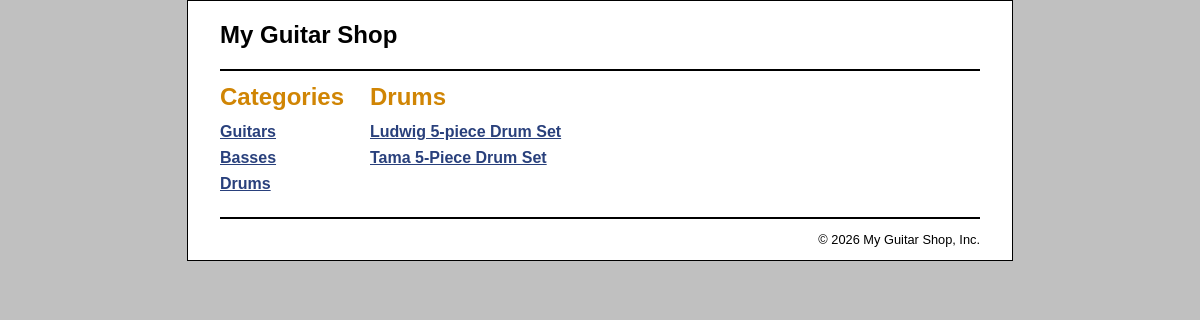
Page /EX14-1/product_catalog/index.php?category_id=3 on the committed database.
### tables this page shows
CREATE TABLE IF NOT EXISTS categories (
    categoryID INT NOT NULL AUTO_INCREMENT,
    categoryName VARCHAR(255) NOT NULL,
    PRIMARY KEY (categoryID)
);

CREATE TABLE IF NOT EXISTS products (
    productID INT NOT NULL AUTO_INCREMENT,
    categoryID INT NOT NULL,
    productCode VARCHAR(10) NOT NULL,
    productName VARCHAR(255) NOT NULL,
    productDescription TEXT,
    listPrice DECIMAL(10,2) NOT NULL,
    PRIMARY KEY (productID),
    FOREIGN KEY (categoryID) REFERENCES categories(categoryID)
);

### EX14-1/model/category_db.php (called while the page is built)
<?php
class CategoryDB {
    public function getCategories() {
        $db = Database::getDB();
        $query = 'SELECT * FROM categories
                  ORDER BY categoryID';
        $result = $db->query($query);
        $categories = array();
        foreach ($result as $row) {
            $category = new Category();
            $category->setID($row['categoryID']);
            $category->setName($row['categoryName']);
            $categories[] = $category;
        }
        return $categories;
    }
    public function getCategory($category_id) {
        $db = Database::getDB();
        $query = "SELECT * FROM categories
                  WHERE categoryID = '$category_id'";
        $statement = $db->query($query);
        $row = $statement->fetch();
        $category = new Category();
        $category->setID($row['categoryID']);
        $category->setName($row['categoryName']);
        return $category;
    }
}
?>

### EX14-1/model/category.php (called while the page is built)
<?php
class Category {
    private $id;
    private $name;
    public function __construct() {
        $this->id = 0;
        $this->name = '';
    }
    public function getID() {
        return $this->id;
    }
    public function setID($value) {
        $this->id = $value;
    }
    public function getName() {
        return $this->name;
    }
    public function setName($value) {
        $this->name = $value;
    }
}
?>

### EX14-1/model/product_db.php (called while the page is built, shortened)
<?php
class ProductDB {
    public function getProductsByCategory($category_id) {
        $db = Database::getDB();
        $categoryDB = new CategoryDB();
        $category = $categoryDB->getCategory($category_id);
        $query = "SELECT * FROM products
                  WHERE categoryID = '$category_id'
                  ORDER BY productID";
        $result = $db->query($query);
        $products = array();
        foreach ($result as $row) {
            $product = new Product();
            $product->setCategory($category);
            $product->setId($row['productID']);
            $product->setCode($row['productCode']);
            $product->setName($row['productName']);
            $product->setPrice($row['listPrice']);
            $products[] = $product;
        }
        return $products;
    }
}
?>

### EX14-1/model/product.php (called while the page is built, shortened)
<?php
class Product {
    private $category, $id, $code, $name, $price;
    public function __construct() {
        $this->id = 0;
        $this->name = '';
    }
    public function getID() {
        return $this->id;
    }
    public function setID($value) {
        $this->id = $value;
    }
    public function getName() {
        return $this->name;
    }
    public function setName($value) {
        $this->name = $value;
    }
}
?>

### EX14-1/product_catalog/product_list.php (the view)
<?php include '../view/header.php'; ?>
<main>
    <aside>
        <h1>Categories</h1>
        <nav>
        <ul>
            <?php foreach($categories as $category) : ?>
            <li>
                <a href="?category_id=<?php echo $category->getID(); ?>">
                    <?php echo $category->getName(); ?>
                </a>
            </li>
            <?php endforeach; ?>
        </ul>
        </nav>
    </aside>
    <section>
        <h1><?php echo $current_category->getName(); ?></h1>
        <nav>
        <ul>
            <?php foreach ($products as $product) : ?>
            <li>
                <a href="?action=view_product&amp;product_id=<?php
                          echo $product->getID(); ?>">
                    <?php echo $product->getName(); ?>
                </a>
            </li>
            <?php endforeach; ?>
        </ul>
        </nav>
    </section>
</main>
<?php include '../view/footer.php'; ?>

### EX14-1/main.css (style rules this page uses)
html { background-color: rgb(192, 192, 192); }
body { font-family: Arial, Helvetica, sans-serif; width: 760px; margin: 0 auto; padding: 0 2em; background-color: white; border: 1px solid black; }
aside { float: left; width: 150px; }
section { float: left; width: 500px; }
h1 { font-size: 150%; margin: .5em 0; }
h1, h2 { color: rgb(208, 133, 4); }
ul { list-style-type: none; margin: 0; padding-left: 0; padding-bottom: 1em; }
li { padding-bottom: 0.5em; }
a { color: rgb(41, 64, 124); font-weight: bold; }

### rows in the picture
categories: categoryName "Guitars"
categories: categoryName "Basses"
categories: categoryName "Drums"
products: productName "Ludwig 5-piece Drum Set"
products: productName "Tama 5-Piece Drum Set"
